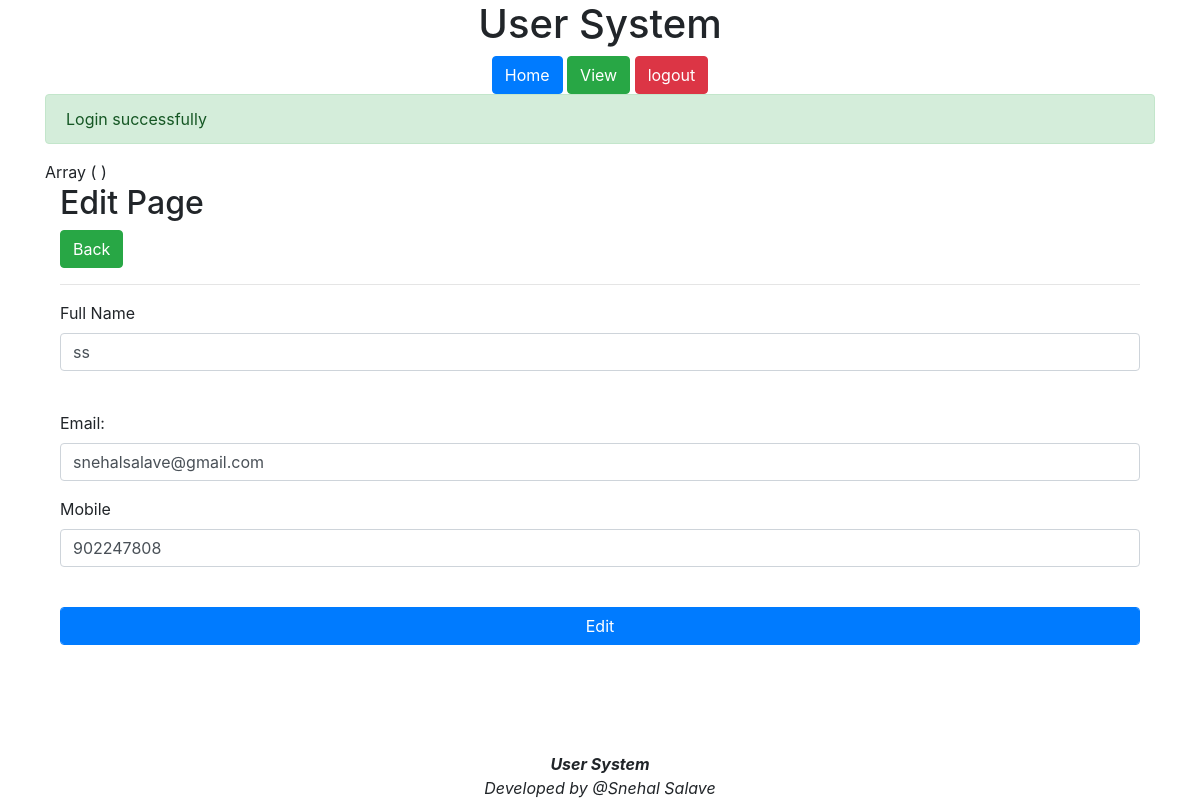
The page /user_edit.php?id=1 (signed in) on the database its author committed.
### tables this page shows
CREATE TABLE `user` (
  `id` int(11) NOT NULL,
  `UserName` varchar(30) NOT NULL,
  `userPassword` varchar(30) NOT NULL,
  `UserEmail` varchar(30) NOT NULL,
  `UserMobile` varchar(15) NOT NULL,
  `UserCountry` varchar(30) NOT NULL,
  `userCity` varchar(30) NOT NULL
);

### user_edit.php (the view, shortened to what this page needs)
<?php include("header.php"); ?>
<?php
	if(isset($_REQUEST['id'])&& !empty($_REQUEST['id']))
	{
		$id=$_REQUEST['id'];
		$sql="select * from user where id='$id'";
		$res=mysqli_query($con,$sql);
		if(mysqli_num_rows($res)==1)
		{
			$row=mysqli_fetch_assoc($res);
?>
<?php
print_r($_POST);
?>
    <form action="" method="post">
        <div class="container">
            <h2>Edit Page</h2>
         <a class="btn btn-success" href="User_view.php">Back</a>
         <hr>
            <div class="form-group">
                <label>Full Name</label></br>
                <input class="form-control" type="text" name=name id=Name required value="<?php echo $row['UserName']; ?>" /></br>
            </div>
            <div class="form-group">
                <label for="email">Email:</label>
                <input type="email" class="form-control" id="email" name="email" value="<?php echo $row['UserEmail']; ?>">
            </div>
            <div class="form-group">
                <label>Mobile</label></br>
                <input class="form-control" type="text" name=mobile id=mobile required value="<?php echo $row['UserMobile']; ?>"  minlength="10" maxlength="12"/></br>
            </div>
            <button type="submit"   name="submit" class="btn btn-primary form-control" value="Edit">Edit</button>
    </div>
	 </form>
 <?php
 }else{
     echo "Record Not Found";
 } ?>
<?php } else{
echo "unauthorized access";
}
?>
<?php include("footer.php"); ?>

### rows shown on the page
user: name "ss", email "snehalsalave@gmail.com", mobile "902247808"

### other values the page prints
$_COOKIE['success'] "Login successfully"
